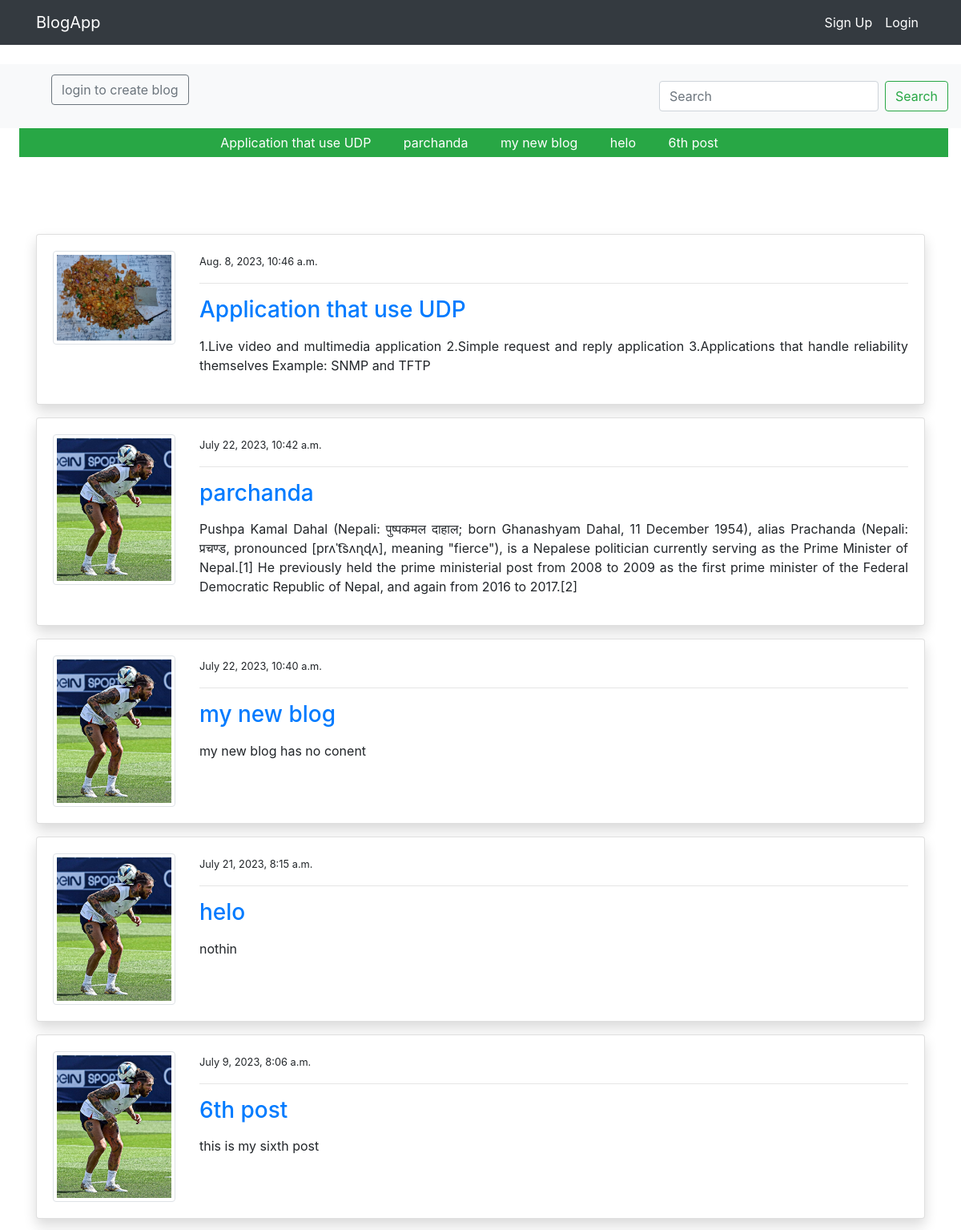
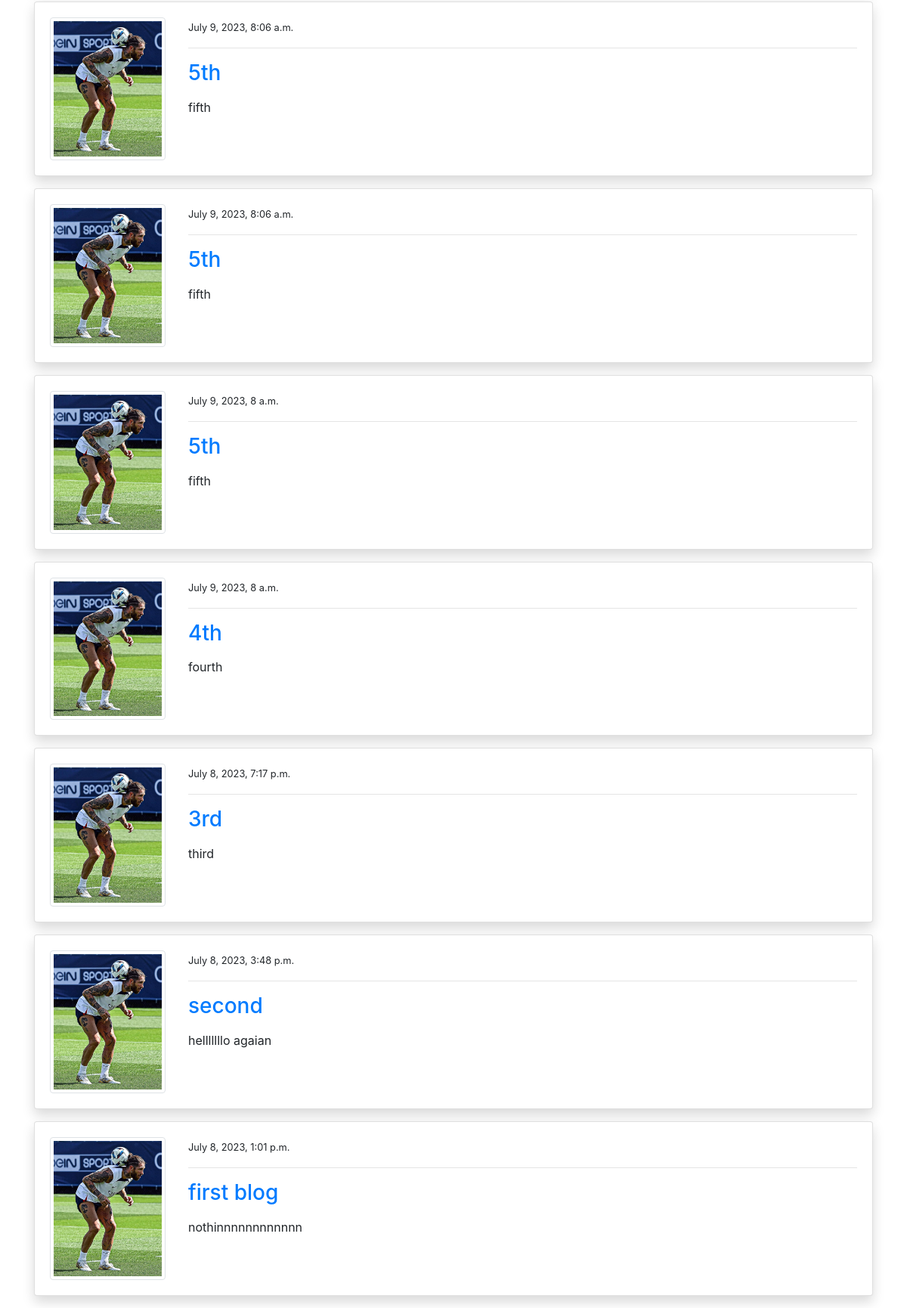
The app's page /, older data (2 pictures, top to bottom).
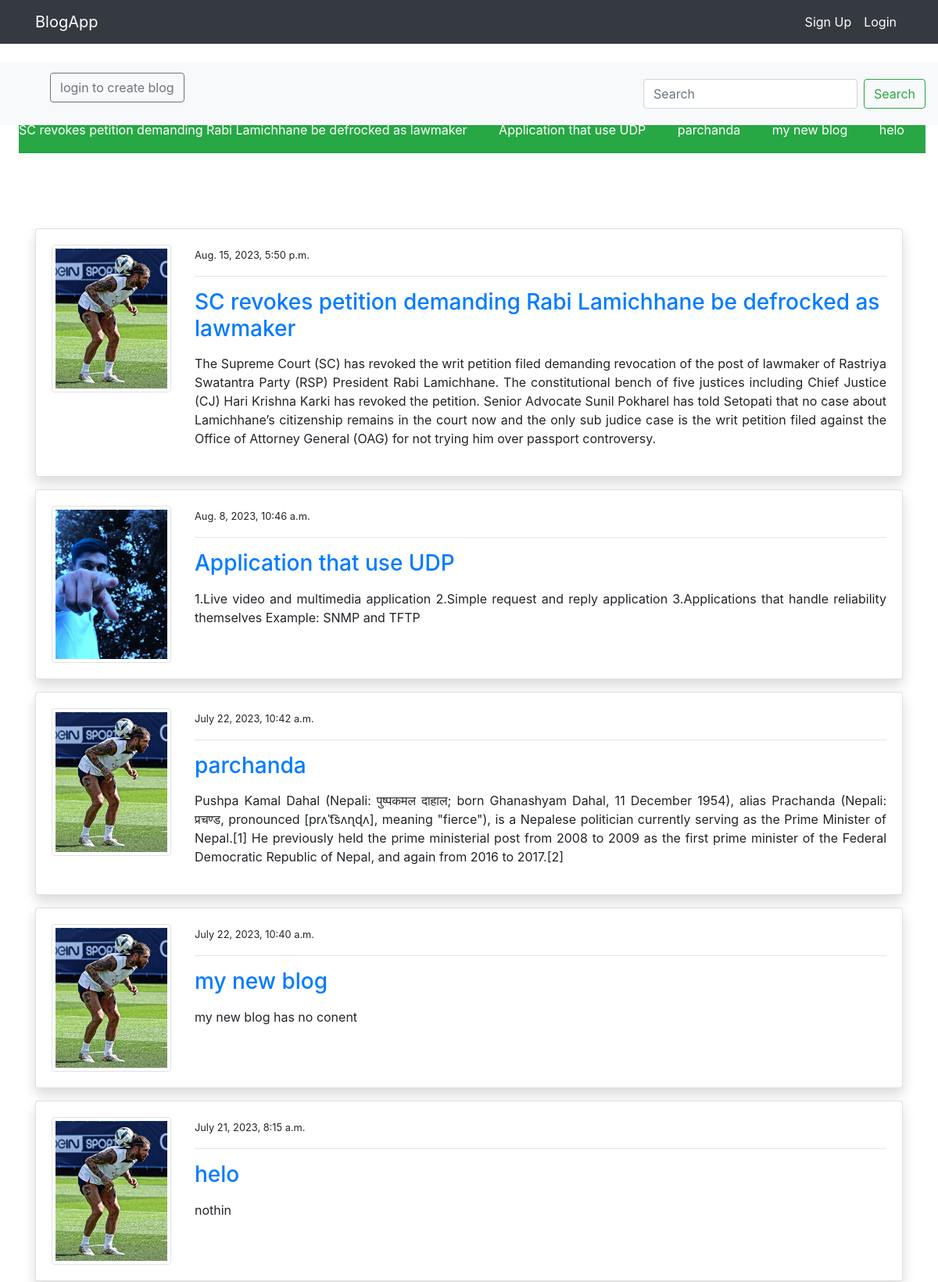
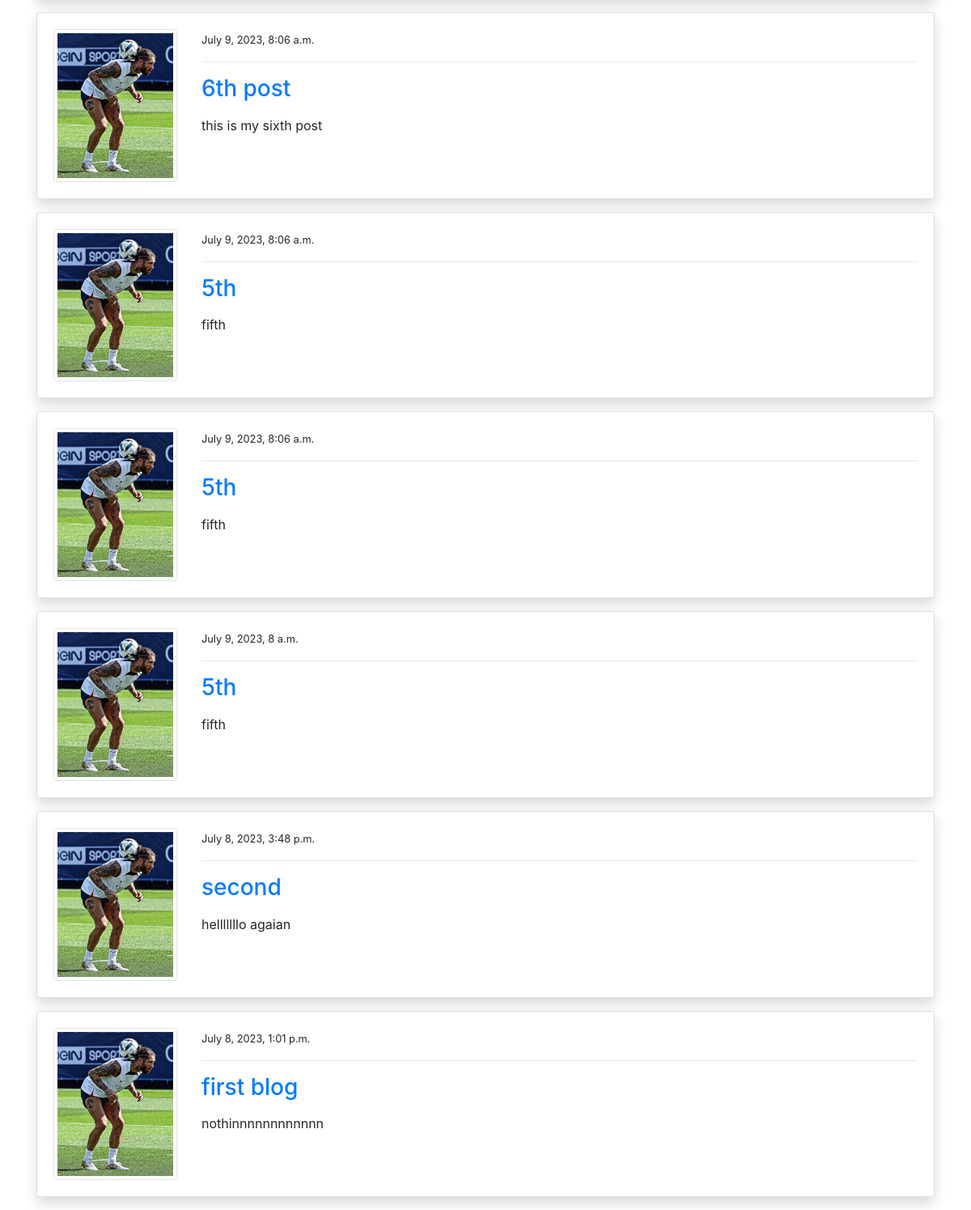
The same page, newer data (2 pictures, top to bottom).
### myblog/models.py (models this page shows, shortened)
class BlogModel(models.Model):
    title = models.CharField(max_length=100)
    content = models.TextField()
    author = models.ForeignKey(User,on_delete=models.CASCADE)
    date_created = models.DateTimeField(auto_now_add=True)
    class Meta:
        ordering = ('-date_created',)

### Accounts/models.py (models this page shows, shortened)
class AccountModel(models.Model):
    user = models.OneToOneField(User, on_delete=models.CASCADE)
    image=models.ImageField(default='default.png',upload_to='account' , validators=[FileExtensionValidator(['png','jpg','jpeg'])])

### myblog/views.py (the view)
# urls.py: path('',views.ShowBlogs, name='ShowBlogs'),
def ShowBlogs(request):
    postsM = BlogModel.objects.order_by('-date_created')[:5]
    posts = BlogModel.objects.all()
    if request.method == 'POST':
        form =  BlogModelForm(request.POST)
        if form.is_valid():
            instance = form.save(commit=False)
            instance.author = request.user
            instance.save()
            return redirect('ShowBlogs')
    else:
        form =  BlogModelForm()
    context = {
        'posts':posts,
        'form':form,
        'postsM':postsM
    }
    return render(request ,'blogs/index.html' , context)

### myblog/forms.py
class BlogModelForm(forms.ModelForm):
    content = forms.CharField(widget=forms.Textarea(attrs={'rows': 4}))
    class Meta:
        model = BlogModel
        fields = ('title','content')

### templates/blogs/index.html (shortened to what this page needs)
{% extends 'baseFiles/base.html' %}
{% load crispy_forms_tags %}
{% block content %}
      <br>
      <nav class="navbar navbar-light bg-light">
        <a class="navbar-brand">
          {% if request.user.is_authenticated %}
          <button type="button" class="btn btn-primary mt-5 ml-5" data-toggle="modal" data-target="#exampleModalLong">
            Create your Blog
          </button>
          {% else %}
          <p class=" ml-5 btn btn-outline-secondary ">login to create blog</p>
          {% endif %}
        </a>
        <form method="GET" action="/search" class="form-inline">
          <input name="search" id="search" class="form-control mr-sm-2" type="search" placeholder="Search"
            aria-label="Search">
          <button class="btn btn-outline-success my-2 my-sm-0" type="submit">Search</button>
        </form>
      </nav>
      <div style="height:3vw ;"  class="  d-flex justify-content-center align-items-center   ml-4 mr-3 bg-success text-white" >
        <marquee onmouseover="stop()" onmouseout="start()" >
          {% for post in postsM %}
          <a style="color: white;" href="{% url 'post_details' post.id %}">{{post.title}}</a> &nbsp; &nbsp; &nbsp; &nbsp;
          {% endfor %}
        </marquee>
      </div>
      <div class="container">
        <div class="row mt-5 pt-5">
          <div class="col-md-12">
            {% for post in posts %}
            <div class="card shadow mb-3 ">
              <div class="card-body">
                <div class="row">
                  <div class="col-md-2">
                    <small> <img class="img-thumbnail" src="{{post.author.accountmodel.image.url}}" alt="image1"></small>
                  </div>
                  <div class="col-md-10">
                    <small>{{post.date_created}} </small>
                    <hr>
                    <a href="{% url 'post_details' post.id %}" class="h3 text-decoration-none">{{post.title}}</a>
                    <p class="text-justify my-3">{{post.content}}</p>
                  </div>
                </div>
              </div>
            </div>
            {% endfor %}
          </div>
        </div>
      </div>
{% endblock %}

Row changes from the older to the newer data that the page shows:
no longer on one of the page's lists (row unchanged): BlogModel: title "6th post"
removed BlogModel: author.accountmodel.image (picture), date_created "July 9, 2023, 8 a.m.", title "4th", content "fourth"
removed BlogModel: author.accountmodel.image (picture), date_created "July 8, 2023, 7:17 p.m.", title "3rd", content "third"
added BlogModel: title "SC revokes petition demanding Rabi Lamichhane be defrocked as lawmaker", author.accountmodel.image (picture), date_created "Aug. 15, 2023, 5:50 p.m.", content "The Supreme Court (SC) has revoked the writ petition filed demanding revocation of the post of lawmaker of Rastriya Swatantra Party (RSP) President Rabi Lamichhane. The constitutional bench of five justices including Chief Justice (CJ) Hari Krishna Karki has revoked the petition. Senior Advocate Sunil Pokharel has told Setopati that no case about Lamichhane’s citizenship remains in the court now and the only sub judice case is the writ petition filed against the Office of Attorney General (OAG) for not trying him over passport controversy."
changed through a linked row, BlogModel "Application that use UDP": author.accountmodel.image: a different picture
